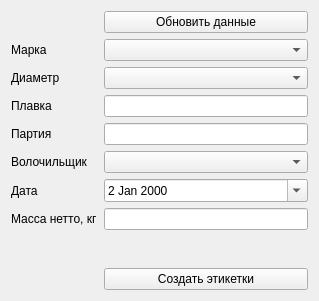
<?xml version="1.0" encoding="UTF-8"?>
<ui version="4.0">
 <class>MainWindow</class>
 <widget class="QMainWindow" name="MainWindow">
  <property name="geometry">
   <rect>
    <x>0</x>
    <y>0</y>
    <width>319</width>
    <height>301</height>
   </rect>
  </property>
  <property name="windowTitle">
   <string>Печать этикеток</string>
  </property>
  <widget class="QWidget" name="centralWidget">
   <layout class="QGridLayout" name="gridLayout">
    <item row="9" column="1">
     <widget class="QPushButton" name="cmdPrint">
      <property name="text">
       <string>Создать этикетки</string>
      </property>
     </widget>
    </item>
    <item row="4" column="1">
     <widget class="QLineEdit" name="editPart"/>
    </item>
    <item row="6" column="1">
     <widget class="QDateEdit" name="dateEdit">
      <property name="mouseTracking">
       <bool>false</bool>
      </property>
      <property name="calendarPopup">
       <bool>true</bool>
      </property>
      <property name="date">
       <date>
        <year>2000</year>
        <month>1</month>
        <day>2</day>
       </date>
      </property>
     </widget>
    </item>
    <item row="7" column="1">
     <widget class="QLineEdit" name="editMas"/>
    </item>
    <item row="2" column="1">
     <widget class="QComboBox" name="boxDiam"/>
    </item>
    <item row="3" column="1">
     <widget class="QLineEdit" name="editPlav"/>
    </item>
    <item row="7" column="0">
     <widget class="QLabel" name="label">
      <property name="text">
       <string>Масса нетто, кг</string>
      </property>
     </widget>
    </item>
    <item row="3" column="0">
     <widget class="QLabel" name="label_15">
      <property name="text">
       <string>Плавка</string>
      </property>
     </widget>
    </item>
    <item row="4" column="0">
     <widget class="QLabel" name="label_7">
      <property name="text">
       <string>Партия</string>
      </property>
     </widget>
    </item>
    <item row="2" column="0">
     <widget class="QLabel" name="label_19">
      <property name="text">
       <string>Диаметр</string>
      </property>
     </widget>
    </item>
    <item row="6" column="0">
     <widget class="QLabel" name="label_16">
      <property name="text">
       <string>Дата</string>
      </property>
     </widget>
    </item>
    <item row="1" column="0">
     <widget class="QLabel" name="label_17">
      <property name="text">
       <string>Марка</string>
      </property>
     </widget>
    </item>
    <item row="5" column="0">
     <widget class="QLabel" name="label_18">
      <property name="text">
       <string>Волочильщик</string>
      </property>
     </widget>
    </item>
    <item row="5" column="1">
     <widget class="QComboBox" name="boxNam"/>
    </item>
    <item row="0" column="1">
     <widget class="QPushButton" name="cmdUpd">
      <property name="text">
       <string>Обновить данные</string>
      </property>
     </widget>
    </item>
    <item row="8" column="1">
     <spacer name="verticalSpacer_2">
      <property name="orientation">
       <enum>Qt::Vertical</enum>
      </property>
      <property name="sizeHint" stdset="0">
       <size>
        <width>20</width>
        <height>20</height>
       </size>
      </property>
     </spacer>
    </item>
    <item row="1" column="1">
     <widget class="QComboBox" name="boxMarka"/>
    </item>
   </layout>
  </widget>
 </widget>
 <layoutdefault spacing="6" margin="11"/>
 <tabstops>
  <tabstop>boxMarka</tabstop>
  <tabstop>boxDiam</tabstop>
  <tabstop>editPlav</tabstop>
  <tabstop>editPart</tabstop>
  <tabstop>boxNam</tabstop>
  <tabstop>dateEdit</tabstop>
  <tabstop>editMas</tabstop>
  <tabstop>cmdPrint</tabstop>
  <tabstop>cmdUpd</tabstop>
 </tabstops>
 <resources/>
 <connections/>
</ui>
